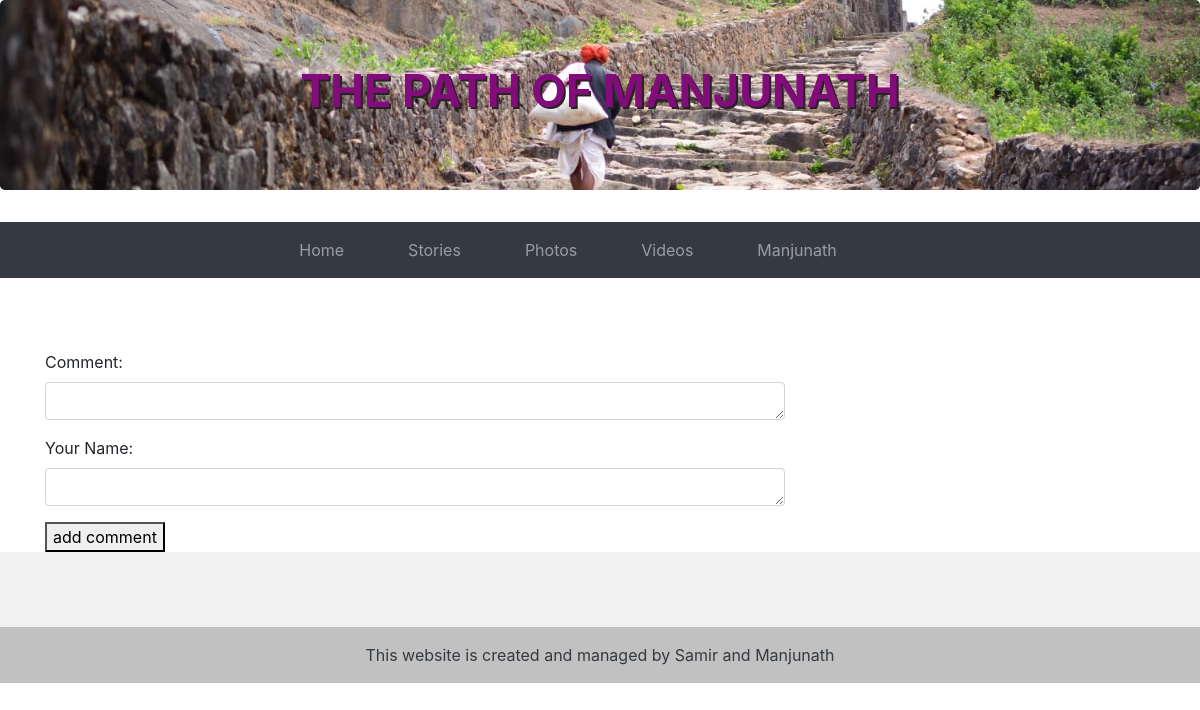
The page /photodet/6 on the database as committed earlier.
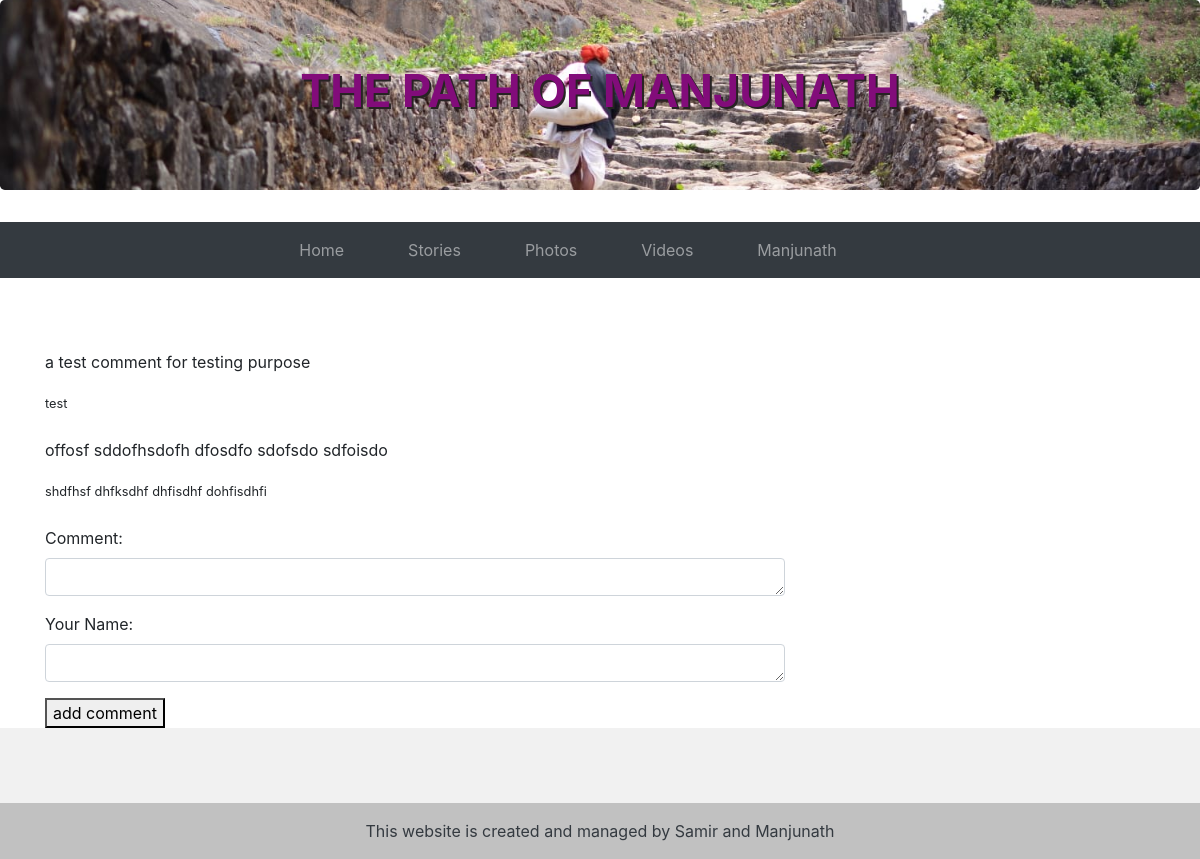
The same page on the database as committed later.
### home/models.py (models this page shows)
class Comment(models.Model):
    main = models.TextField()
    name = models.CharField(max_length=50)
    story = models.ForeignKey(Story, null=True, on_delete=models.CASCADE)
    photo = models.ForeignKey(MyPhoto, null=True, on_delete=models.CASCADE)

### home/views.py (the view, shortened to what this page needs)
# urls.py: path('photodet/<int:pk>', views.photodet, name='photodet'),
def photodet(request, pk):
    photo_obj = MyPhoto.objects.get(id = pk)
    comments = Comment.objects.filter(photo = photo_obj)
    form = commentForm()
    context = {"photo": photo_obj,  "form":form, "comments":comments}
    return render(request, "home/photodet.html", context)

### home/forms.py
class commentForm(forms.ModelForm):
    class Meta:
        model = Comment
        fields = ['main', 'name']
        labels = {'main': "Comment", 'name': "Your Name"}
        widgets = {
                'main' : Textarea(attrs={'rows': 1,'class': 'form-control col-8'}),
                'name': Textarea(attrs={ 'rows': 1, 'class': 'form-control col-8'}),
            }

### home/templates/home/photodet.html (shortened to what this page needs)
{%extends "home/base.html"%}
{%load cloudinary%}
{%block content%}
<div class="container">
    <div class="">
    </div>
    <div>
<br>
        {% for comment in comments %}
        <br>
        <p> {{comment.main}}</p>
        <small> {{comment.name}}</small>
        <br>
        {% endfor %}
    </div>
<br>
    <form method="POST">
        {{form.as_p}}
        <button type="submit">add comment</button>
    </form>
</div>
{%endblock content%}

Rows that differ between the two databases and show on the page:
added Comment: main "a test comment for testing purpose", name "test"
added Comment: main "offosf sddofhsdofh dfosdfo sdofsdo sdfoisdo", name "shdfhsf dhfksdhf dhfisdhf dohfisdhfi"
